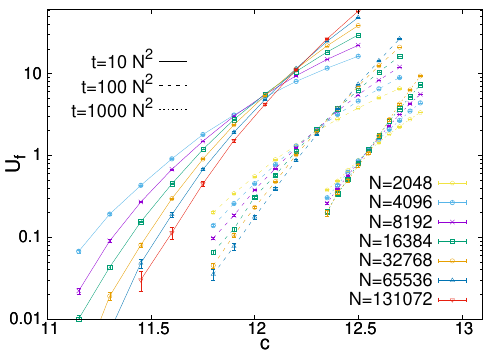

Write gnuplot code to recreate this figure.
set term postscript enhanced color eps dl 2.5
filenameoutput="SA_q_5_squared_all.eps"
set output filenameoutput

reset
set multi
set size 1,1
set origin 0,0
set log y
set ylabel "{/=28 U_{f}}" rotate by 90 offset 1,0
set xlabel "{/=28 c}" offset 0,0
set key spacing 2.0 maxrows 10 width 6 at 13.05,0.6
set xrange [11:13.1]
set yrange [0.01:60]
set tics  font ",24"
set format y "%g"


p "< awk '$1==2048 && $3==100*$1' ../../Results/COL/SimulatedAnnealing/ProcessedData/SA_col_all_q_5.txt" u 2:4:5 w l lc 5 dt 2 notitle,\
"< awk '$1==2048 && $3==100*$1' ../../Results/COL/SimulatedAnnealing/ProcessedData/SA_col_all_q_5.txt" u 2:4:5 w errorbars lc 5 pt 14 ps 1 t '{/=26 N=2048',\
"< awk '$1==4096 && $3==100*$1' ../../Results/COL/SimulatedAnnealing/ProcessedData/SA_col_all_q_5.txt" u 2:4:5 w l lc 3 dt 2 notitle,\
"< awk '$1==4096 && $3==100*$1' ../../Results/COL/SimulatedAnnealing/ProcessedData/SA_col_all_q_5.txt" u 2:4:5 w errorbars lc 3 pt 16 ps 1 t '{/=26 N=4096',\
"< awk '$1==8192 && $3==100*$1' ../../Results/COL/SimulatedAnnealing/ProcessedData/SA_col_all_q_5.txt" u 2:4:5 w l lc 1 dt 2 notitle,\
"< awk '$1==8192 && $3==100*$1' ../../Results/COL/SimulatedAnnealing/ProcessedData/SA_col_all_q_5.txt" u 2:4:5 w errorbars lc 1 pt 2 ps 1 t '{/=26 N=8192',\
"< awk '$1==16384 && $3==100*$1' ../../Results/COL/SimulatedAnnealing/ProcessedData/SA_col_all_q_5.txt" u 2:4:5 w l lc 2 dt 2 notitle,\
"< awk '$1==16384 && $3==100*$1' ../../Results/COL/SimulatedAnnealing/ProcessedData/SA_col_all_q_5.txt" u 2:4:5 w errorbars lc 2 pt 4 ps 1 t '{/=26 N=16384',\
"< awk '$1==32768 && $3==100*$1' ../../Results/COL/SimulatedAnnealing/ProcessedData/SA_col_all_q_5.txt" u 2:4:5 w l lc 4 dt 2 notitle,\
"< awk '$1==32768 && $3==100*$1' ../../Results/COL/SimulatedAnnealing/ProcessedData/SA_col_all_q_5.txt" u 2:4:5 w errorbars lc 4 pt 6 ps 1 t '{/=26 N=32768',\
"< awk '$1==65536 && $3==100*$1' ../../Results/COL/SimulatedAnnealing/ProcessedData/SA_col_all_q_5.txt" u 2:4:5 w l lc 6 dt 2 notitle,\
"< awk '$1==65536 && $3==100*$1' ../../Results/COL/SimulatedAnnealing/ProcessedData/SA_col_all_q_5.txt" u 2:4:5 w errorbars lc 6 pt 8 ps 1 t '{/=26 N=65536',\
"< awk '$1==2048 && $3==1000*$1' ../../Results/COL/SimulatedAnnealing/ProcessedData/SA_col_all_q_5.txt" u 2:4:5 w l lc 5 dt 3 notitle,\
"< awk '$1==2048 && $3==1000*$1' ../../Results/COL/SimulatedAnnealing/ProcessedData/SA_col_all_q_5.txt" u 2:4:5 w errorbars lc 5 pt 14 ps 1 notitle,\
"< awk '$1==4096 && $3==1000*$1' ../../Results/COL/SimulatedAnnealing/ProcessedData/SA_col_all_q_5.txt" u 2:4:5 w l lc 3 dt 3 notitle,\
"< awk '$1==4096 && $3==1000*$1' ../../Results/COL/SimulatedAnnealing/ProcessedData/SA_col_all_q_5.txt" u 2:4:5 w errorbars lc 3 pt 16 ps 1 notitle,\
"< awk '$1==8192 && $3==1000*$1' ../../Results/COL/SimulatedAnnealing/ProcessedData/SA_col_all_q_5.txt" u 2:4:5 w l lc 1 dt 3 notitle,\
"< awk '$1==8192 && $3==1000*$1' ../../Results/COL/SimulatedAnnealing/ProcessedData/SA_col_all_q_5.txt" u 2:4:5 w errorbars lc 1 pt 2 ps 1 notitle,\
"< awk '$1==16384 && $3==1000*$1' ../../Results/COL/SimulatedAnnealing/ProcessedData/SA_col_all_q_5.txt" u 2:4:5 w l lc 2 dt 3 notitle,\
"< awk '$1==16384 && $3==1000*$1' ../../Results/COL/SimulatedAnnealing/ProcessedData/SA_col_all_q_5.txt" u 2:4:5 w errorbars lc 2 pt 4 ps 1 notitle,\
"< awk '$1==32768 && $3==1000*$1' ../../Results/COL/SimulatedAnnealing/ProcessedData/SA_col_all_q_5.txt" u 2:4:5 w l lc 4 dt 3 notitle,\
"< awk '$1==32768 && $3==1000*$1' ../../Results/COL/SimulatedAnnealing/ProcessedData/SA_col_all_q_5.txt" u 2:4:5 w errorbars lc 4 pt 6 ps 1 notitle,\
"< awk '$1==4096 && $3==10*$1' ../../Results/COL/SimulatedAnnealing/ProcessedData/SA_col_all_q_5.txt" u 2:4:5 w l lc 3 dt 1 notitle,\
"< awk '$1==4096 && $3==10*$1' ../../Results/COL/SimulatedAnnealing/ProcessedData/SA_col_all_q_5.txt" u 2:4:5 w errorbars lc 3 pt 16 ps 1 notitle,\
"< awk '$1==8192 && $3==10*$1' ../../Results/COL/SimulatedAnnealing/ProcessedData/SA_col_all_q_5.txt" u 2:4:5 w l lc 1 dt 1 notitle,\
"< awk '$1==8192 && $3==10*$1' ../../Results/COL/SimulatedAnnealing/ProcessedData/SA_col_all_q_5.txt" u 2:4:5 w errorbars lc 1 pt 2 ps 1 notitle,\
"< awk '$1==16384 && $3==10*$1' ../../Results/COL/SimulatedAnnealing/ProcessedData/SA_col_all_q_5.txt" u 2:4:5 w l lc 2 dt 1 notitle,\
"< awk '$1==16384 && $3==10*$1' ../../Results/COL/SimulatedAnnealing/ProcessedData/SA_col_all_q_5.txt" u 2:4:5 w errorbars lc 2 pt 4 ps 1 notitle,\
"< awk '$1==32768 && $3==10*$1' ../../Results/COL/SimulatedAnnealing/ProcessedData/SA_col_all_q_5.txt" u 2:4:5 w l lc 4 dt 1 notitle,\
"< awk '$1==32768 && $3==10*$1' ../../Results/COL/SimulatedAnnealing/ProcessedData/SA_col_all_q_5.txt" u 2:4:5 w errorbars lc 4 pt 6 ps 1 notitle,\
"< awk '$1==65536 && $3==10*$1' ../../Results/COL/SimulatedAnnealing/ProcessedData/SA_col_all_q_5.txt" u 2:4:5 w l lc 6 dt 1 notitle,\
"< awk '$1==65536 && $3==10*$1' ../../Results/COL/SimulatedAnnealing/ProcessedData/SA_col_all_q_5.txt" u 2:4:5 w errorbars lc 6 pt 8 ps 1 notitle,\
"< awk '$1==131072 && $3==10*$1' ../../Results/COL/SimulatedAnnealing/ProcessedData/SA_col_all_q_5.txt" u 2:4:5 w l lc 7 dt 1 notitle,\
"< awk '$1==131072 && $3==10*$1' ../../Results/COL/SimulatedAnnealing/ProcessedData/SA_col_all_q_5.txt" u 2:4:5 w errorbars lc 7 pt 10 ps 1 t '{/=26 N=131072'


set key spacing 2.5 maxrows 7 width 6 at 11.7,20
p (100000,100000) w l lc 8 dt 1 title '{/=26 t=10 N^{2}',\
(100000,100000) w l lc 8 dt 2   title '{/=26 t=100 N^{2}',\
(100000,100000) w l lc 8 dt 3   title '{/=26 t=1000 N^{2}'